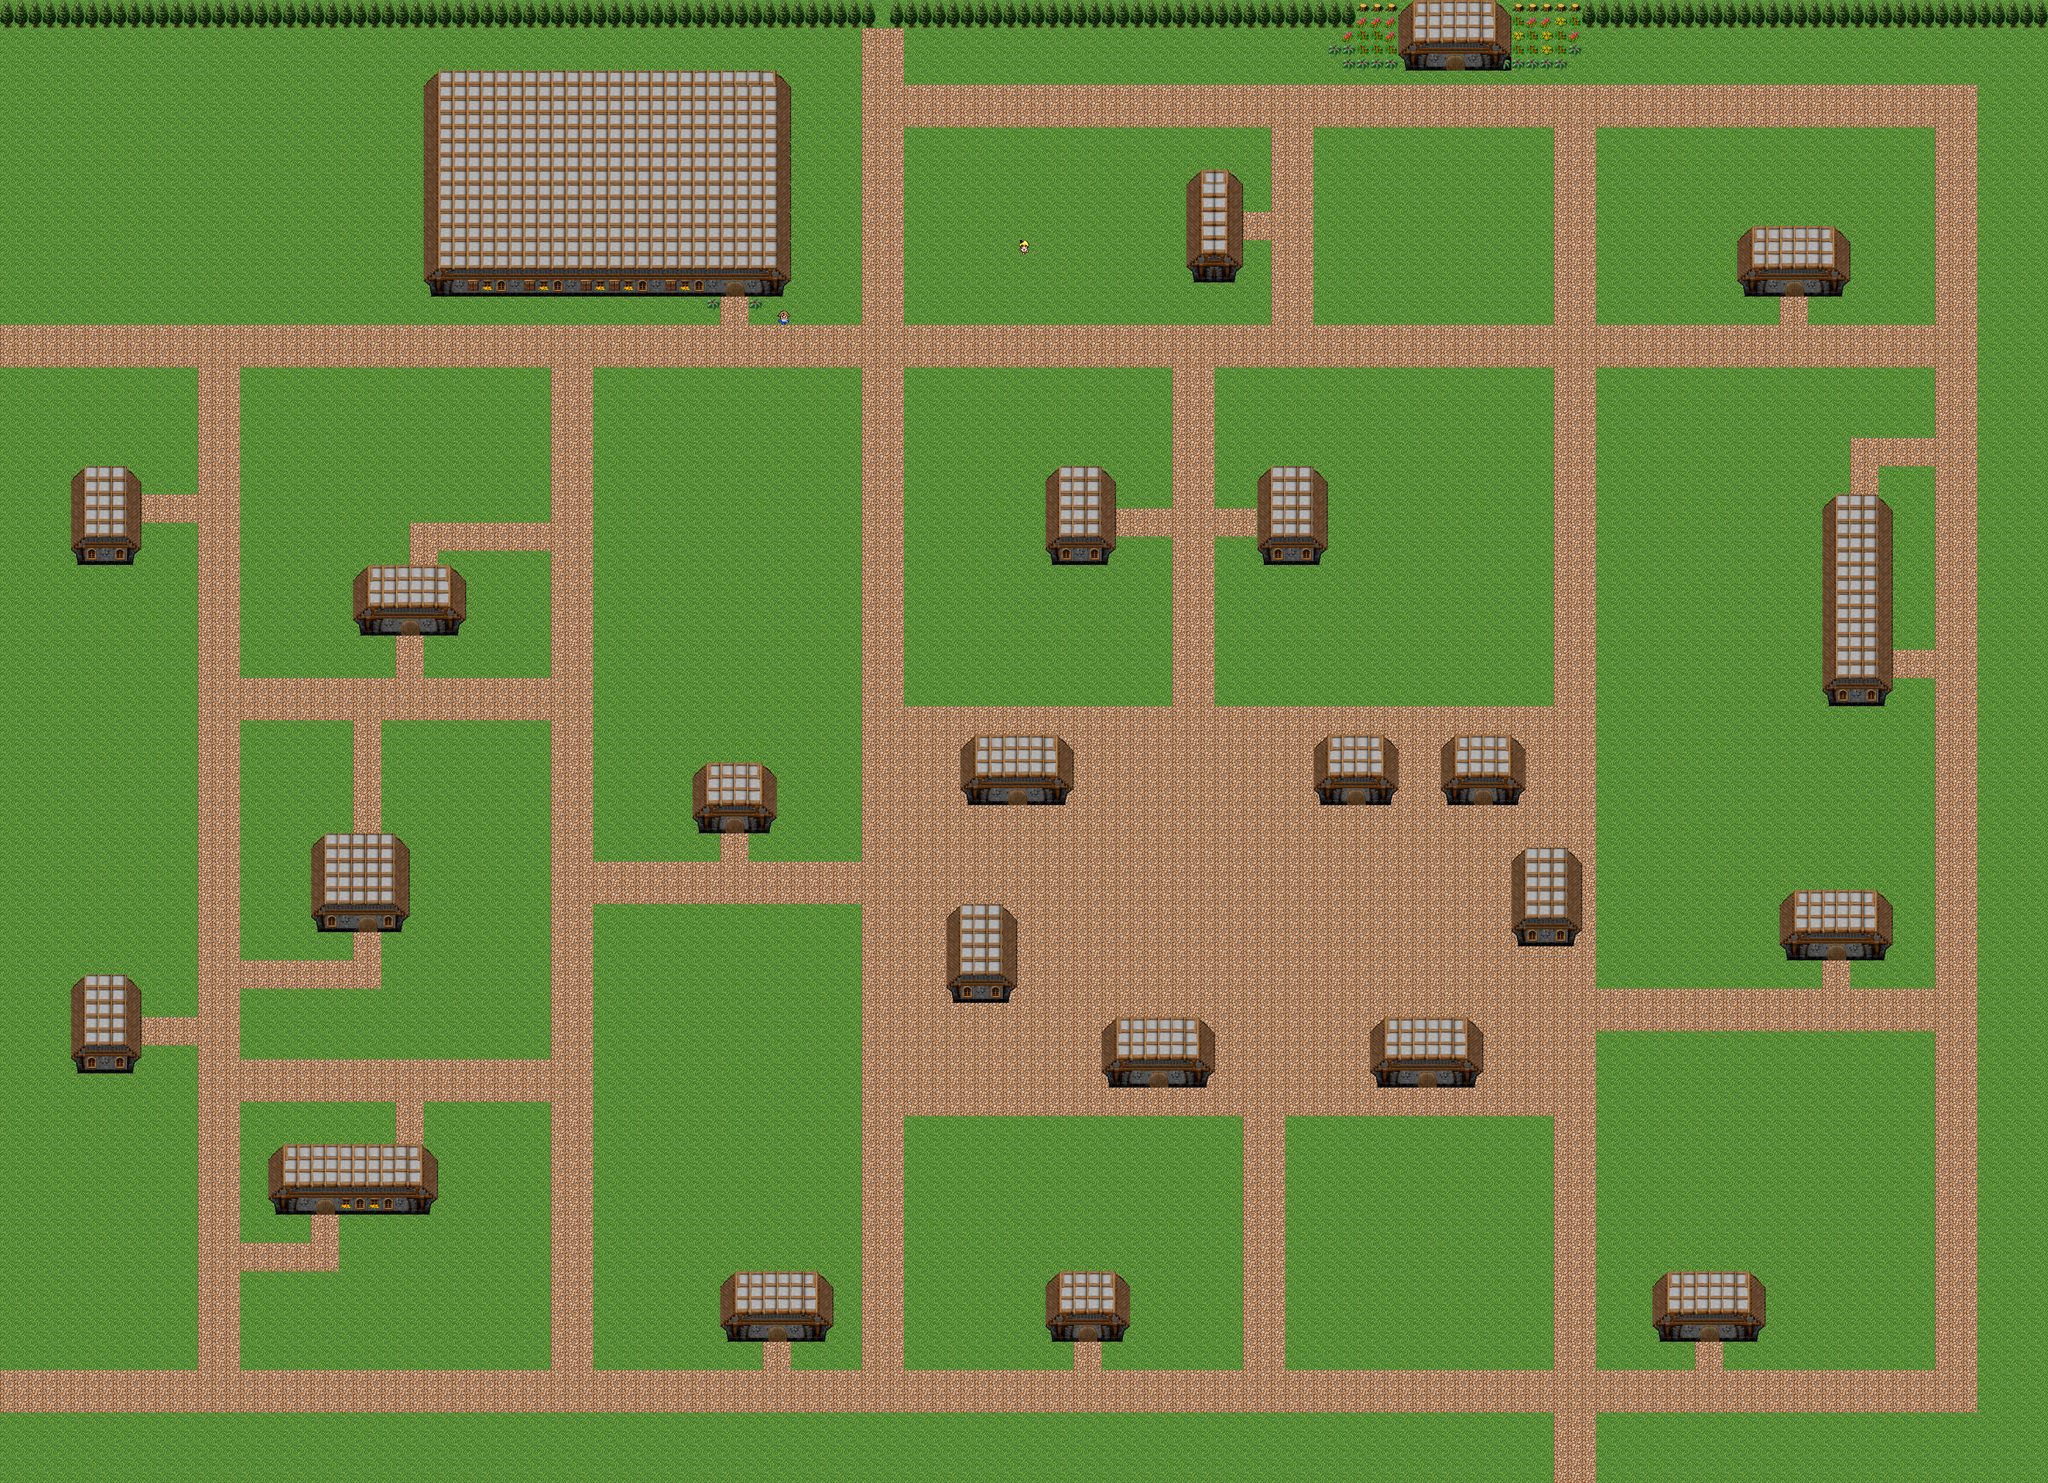

Tiled map render using the project's own tile images. Description and the map definition, with tile-layer contents summarised, below:
An orthogonal 145x105 tile map with 32x32 px tiles, 2 tile layers (background, collision), 3 tilesets and 3 objects (2x npcs, portal).

<map version="1.0" orientation="orthogonal" width="145" height="105" tilewidth="32" tileheight="32">
 <tileset firstgid="1" name="tiles_sheet" tilewidth="32" tileheight="32">
  <image source="tiles_sheet.png" width="960" height="960" />
 </tileset>
 <tileset firstgid="901" name="sam_sprites" tilewidth="32" tileheight="32">
  <image source="../npcs/sam_sprites.png" width="96" height="128" />
 </tileset>
 <tileset firstgid="913" name="factoryboss_sprites" tilewidth="32" tileheight="32">
  <image source="../npcs/factoryboss_sprites.png" width="96" height="128" />
 </tileset>
 <layer name="background" width="145" height="105">
  <data>[15225 cells, 15225 non-empty, 3 distinct tile ids]</data>
 </layer>
 <layer name="collision" width="145" height="105">
  <data>[15225 cells, 1660 non-empty, 128 distinct tile ids]</data>
 </layer>
 <objectgroup name="portal" width="145" height="105">
  <object name="0" type="portal" x="1984" y="0" width="32" height="32">
   <properties>
    <property name="cutscene" value="meetKid" />
    <property name="toPortal" value="0" />
    <property name="toZone" value="2" />
   </properties>
  </object>
 </objectgroup>
 <objectgroup name="npcs" width="145" height="105">
  <object name="sam" type="npcs" x="2283" y="517" width="80" height="80">
   <properties>
    <property name="quest" value="Kill Three Rats" />
    <property name="scene" value="getSauceQuest" />
    <property name="scene2" value="questDone1" />
   </properties>
  </object>
  <object name="factory" type="npcs" x="1735" y="683" width="80" height="80">
   <properties>
    <property name="quest" value="Kill Two Goblins" />
    <property name="scene" value="getQuest2" />
    <property name="scene2" value="questDone2" />
   </properties>
  </object>
 </objectgroup>
</map>
